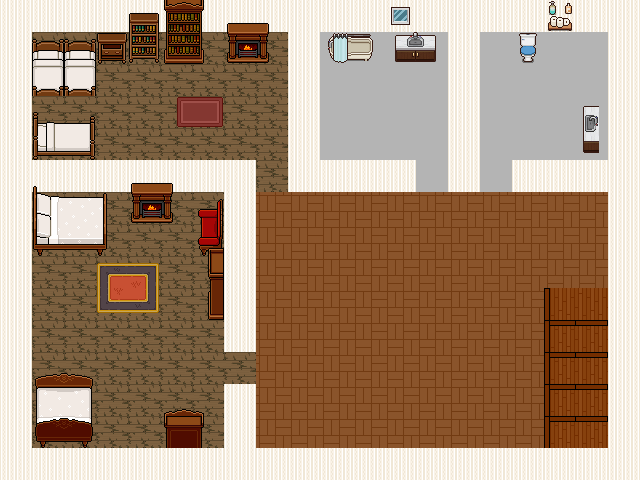

The image is a tile-based game level rendered from a .tmx file. Its description and complete source (layers, tilesets, objects, tile grids) follow:
An orthogonal 20x15 tile map with 32x32 px tiles, 3 tile layers (Tile Layer 1, Tile Layer 2, Tile Layer 3), 7 tilesets.

<map version="1.10" tiledversion="1.12.0" orientation="orthogonal" renderorder="right-down" width="20" height="15" tilewidth="32" tileheight="32" infinite="0" nextlayerid="4" nextobjectid="1">
 <tileset firstgid="1" source="classic_furnitureset.tsx" />
 <tileset firstgid="122" source="Office_Terrain_32x32.tsx" />
 <tileset firstgid="210" source="fancy_mansion_furnitureset.tsx" />
 <tileset firstgid="405" source="Wooden_Floor_Vertical.tsx" />
 <tileset firstgid="406" source="Wooden_Floor_Horizontal.tsx" />
 <tileset firstgid="407" source="fancy_mansion_room_door_tiles.tsx" />
 <tileset firstgid="623" source="TILESET INDOORS +Bathroom.tsx" />
 <layer id="1" name="Tile Layer 1" width="20" height="15">
  <data encoding="csv">
98,98,98,98,98,98,98,98,98,98,98,98,98,98,98,98,98,98,98,98,
98,406,406,406,406,406,406,406,406,98,184,184,184,184,98,184,184,184,184,98,
98,406,406,406,406,406,406,406,406,98,184,184,184,184,98,184,184,184,184,98,
98,406,406,406,406,406,406,406,406,98,184,184,184,184,98,184,184,184,184,98,
98,406,406,406,406,406,406,406,406,98,184,184,184,184,98,184,184,184,184,98,
98,98,98,98,98,98,98,98,406,98,98,98,98,184,98,184,98,98,98,98,
98,406,406,406,406,406,406,98,110,110,110,110,110,110,110,110,110,110,110,98,
98,406,406,406,406,406,406,98,110,110,110,110,110,110,110,110,110,110,110,98,
98,406,406,406,406,406,406,98,110,110,110,110,110,110,110,110,110,110,110,98,
98,406,406,406,406,406,406,98,110,110,110,110,110,110,110,110,110,404,404,98,
98,406,406,406,406,406,406,98,110,110,110,110,110,110,110,110,110,404,404,98,
98,406,406,406,406,406,406,406,110,110,110,110,110,110,110,110,110,404,404,98,
98,406,406,406,406,406,406,98,110,110,110,110,110,110,110,110,110,404,404,98,
98,406,406,406,406,406,406,98,110,110,110,110,110,110,110,110,110,404,404,98,
98,98,98,98,98,98,98,98,98,98,98,98,98,98,98,98,98,98,98,98
</data>
 </layer>
 <layer id="2" name="Tile Layer 2" width="20" height="15">
  <data encoding="csv">
0,0,0,0,0,314,315,348,349,0,0,0,647,0,0,0,0,649,0,0,
0,0,0,0,0,327,328,361,362,0,652,653,674,675,0,0,635,0,0,0,
0,0,0,0,0,0,0,0,0,0,0,0,0,0,0,0,0,0,0,0,
0,0,0,0,0,0,0,0,0,0,0,0,0,0,0,0,0,0,684,0,
0,0,0,0,0,0,0,0,0,0,0,0,0,0,0,0,0,0,693,0,
0,370,371,372,348,349,0,0,0,0,0,0,0,0,0,0,0,0,0,0,
0,383,384,385,361,362,279,0,0,0,0,0,0,0,0,0,0,0,0,0,
0,396,397,398,0,0,292,0,0,0,0,0,0,0,0,0,0,0,0,0,
0,0,0,0,0,0,0,0,0,0,0,0,0,0,0,0,0,0,0,0,
0,0,0,0,0,0,0,0,0,0,0,0,0,0,0,0,0,0,0,0,
0,0,0,0,0,0,0,0,0,0,0,0,0,0,0,0,0,536,536,0,
0,368,369,0,0,0,0,0,0,0,0,0,0,0,0,0,0,536,536,0,
0,381,382,0,0,303,304,0,0,0,0,0,0,0,0,0,0,536,536,0,
0,394,395,0,0,316,317,0,0,0,0,0,0,0,0,0,0,536,536,0,
0,0,0,0,0,0,0,0,0,0,0,0,0,0,0,0,0,0,0,0
</data>
 </layer>
 <layer id="3" name="Tile Layer 3" width="20" height="15">
  <data encoding="csv">
0,0,0,0,45,0,0,0,0,0,0,0,0,0,0,0,0,0,0,0,
0,91,91,79,56,0,0,0,0,0,679,680,0,0,0,0,0,0,0,0,
0,102,102,0,0,0,0,0,0,0,0,0,0,0,0,0,0,0,0,0,
0,93,94,0,0,89,90,0,0,0,0,0,0,0,0,0,0,0,0,0,
0,104,105,0,0,0,0,0,0,0,0,0,0,0,0,0,0,0,0,0,
0,0,0,0,0,0,0,0,0,0,0,0,0,0,0,0,0,0,0,0,
0,0,0,0,0,0,0,0,0,0,0,0,0,0,0,0,0,0,0,0,
0,0,0,0,0,0,305,0,0,0,0,0,0,0,0,0,0,0,0,0,
0,0,0,375,376,0,318,0,0,0,0,0,0,0,0,0,0,0,0,0,
0,0,0,401,402,0,331,0,0,0,0,0,0,0,0,0,0,484,0,0,
0,0,0,0,0,0,0,0,0,0,0,0,0,0,0,0,0,484,0,0,
0,0,0,0,0,0,0,0,0,0,0,0,0,0,0,0,0,484,0,0,
0,0,0,0,0,0,0,0,0,0,0,0,0,0,0,0,0,484,0,0,
0,0,0,0,0,0,0,0,0,0,0,0,0,0,0,0,0,484,0,0,
0,0,0,0,0,0,0,0,0,0,0,0,0,0,0,0,0,0,0,0
</data>
 </layer>
</map>
